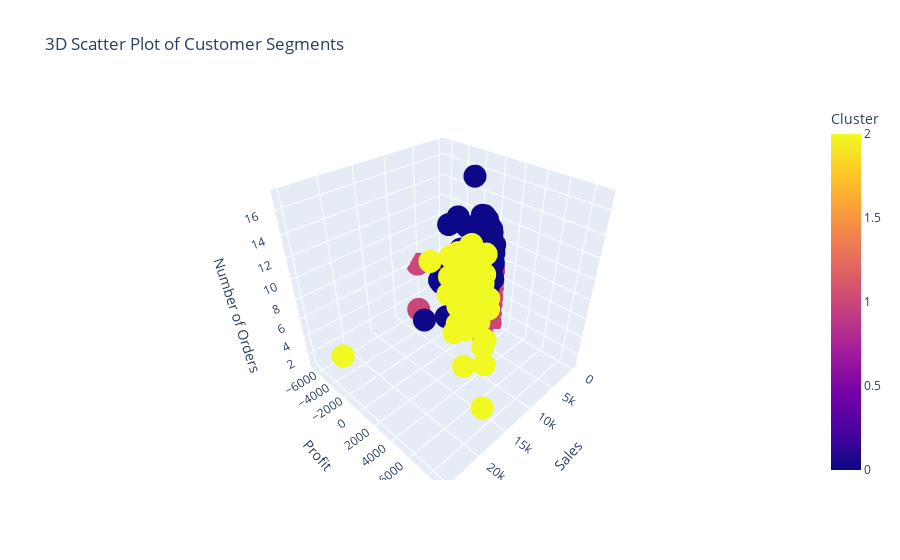

Write notebook code for a chart like this one.
### Code cell
# Gráfico de dispersión en 3D (Sales, Profit, Number of Orders)
import plotly.express as px

# 3D scatter plot: Sales, Profit, Orders per Cluster
fig = px.scatter_3d(customer_data, x='Sales', y='Profit', z='Number of Orders',
                    color='Cluster', hover_data=['Customer ID'],
                    title='3D Scatter Plot of Customer Segments')
fig.show()

### Figure 1 — Plotly figure (JSON) as saved in the notebook; plotly's stock layout.template omitted (floating-point values rounded to 4 significant figures; data arrays with more than 128 entries replaced by an {"elided": "..."} marker saying what was removed)
{"data": [{"customdata": {"elided": "793x1 str values"}, "hovertemplate": "Sales=%{x}<br>Profit=%{y}<br>Number of Orders=%{z}<br>Customer ID=%{customdata[0]}<br>Cluster=%{marker.color}<extra></extra>", "legendgroup": "", "marker": {"color": {"elided": "793 int values"}, "coloraxis": "coloraxis", "symbol": "circle"}, "mode": "markers", "name": "", "scene": "scene", "showlegend": false, "type": "scatter3d", "x": {"elided": "793 float values"}, "y": {"elided": "793 float values"}, "z": {"elided": "793 int values"}}], "layout": {"coloraxis": {"colorbar": {"title": {"text": "Cluster"}}, "colorscale": [[0, "#0d0887"], [0.1111, "#46039f"], [0.2222, "#7201a8"], [0.3333, "#9c179e"], [0.4444, "#bd3786"], [0.5556, "#d8576b"], [0.6667, "#ed7953"], [0.7778, "#fb9f3a"], [0.8889, "#fdca26"], [1, "#f0f921"]]}, "legend": {"tracegroupgap": 0}, "scene": {"domain": {"x": [0, 1], "y": [0, 1]}, "xaxis": {"title": {"text": "Sales"}}, "yaxis": {"title": {"text": "Profit"}}, "zaxis": {"title": {"text": "Number of Orders"}}}, "title": {"text": "3D Scatter Plot of Customer Segments"}}}
